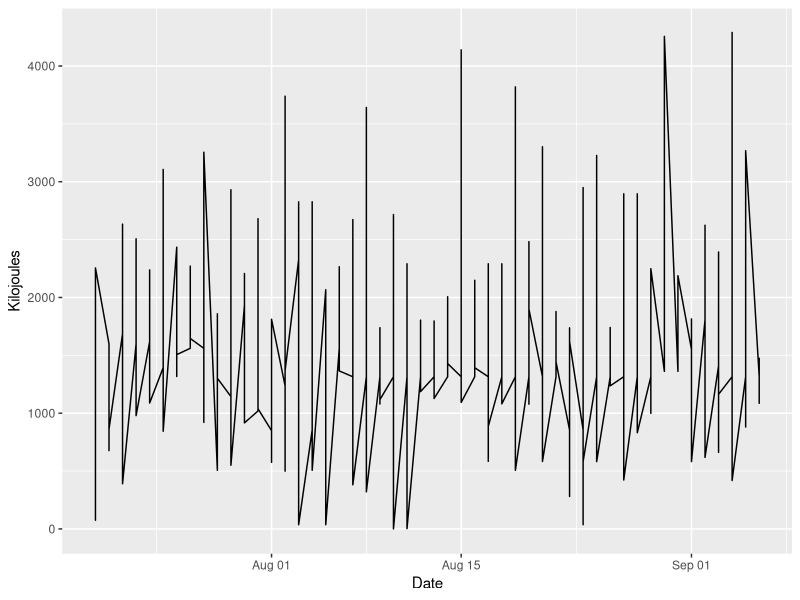
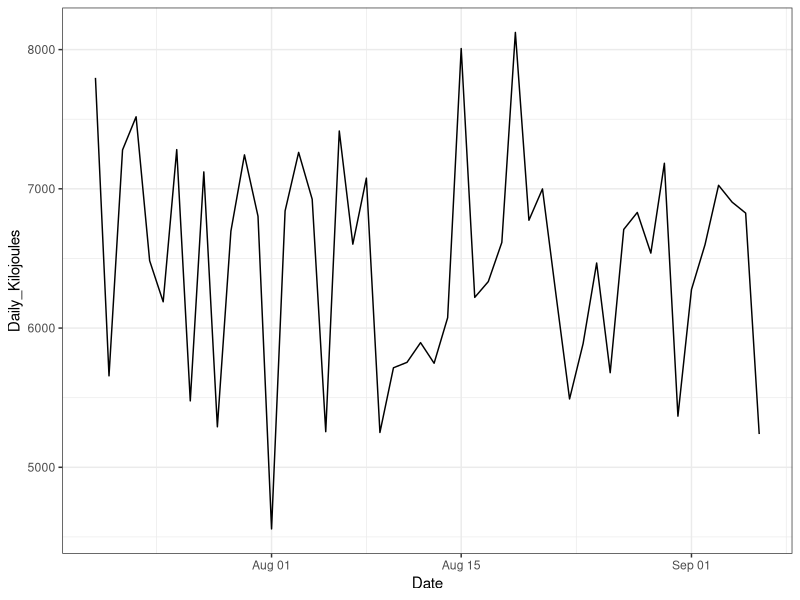
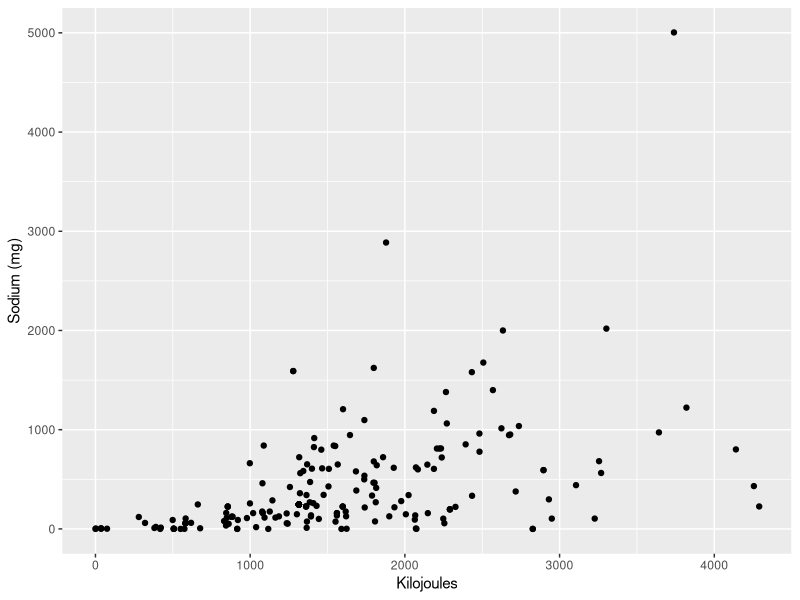
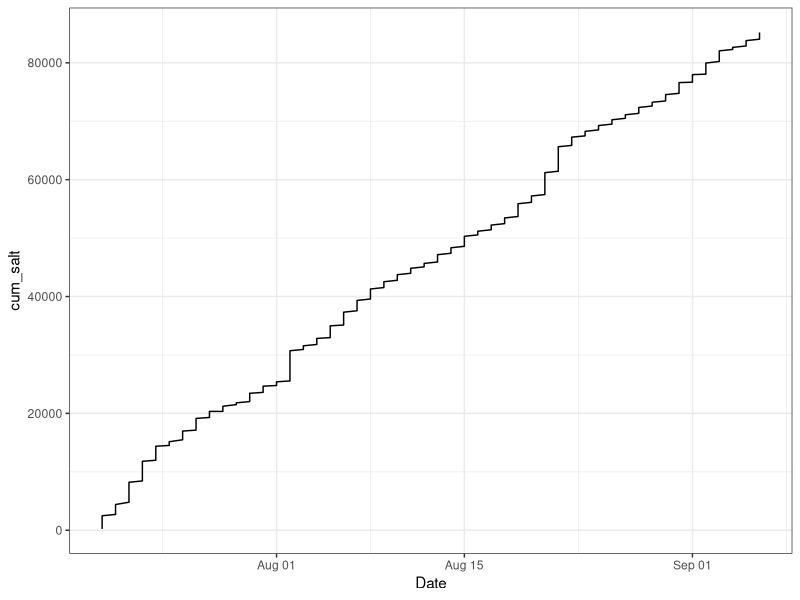
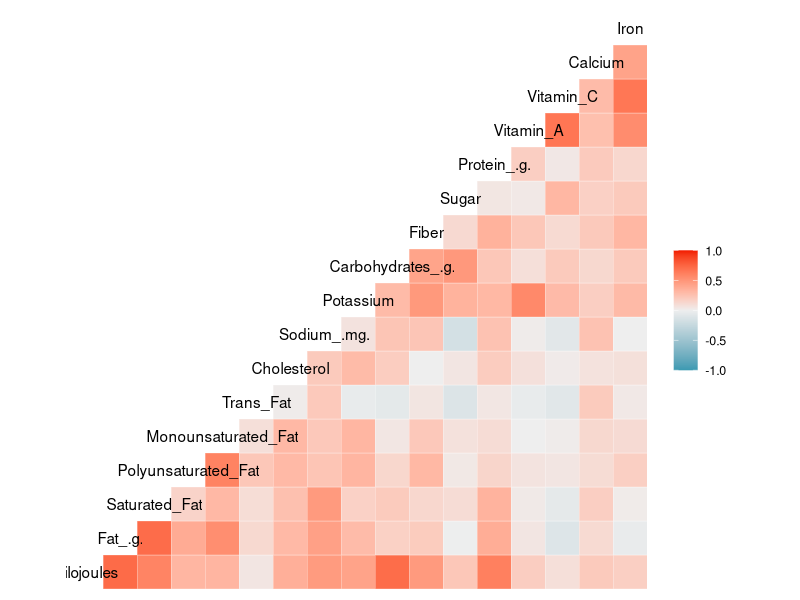
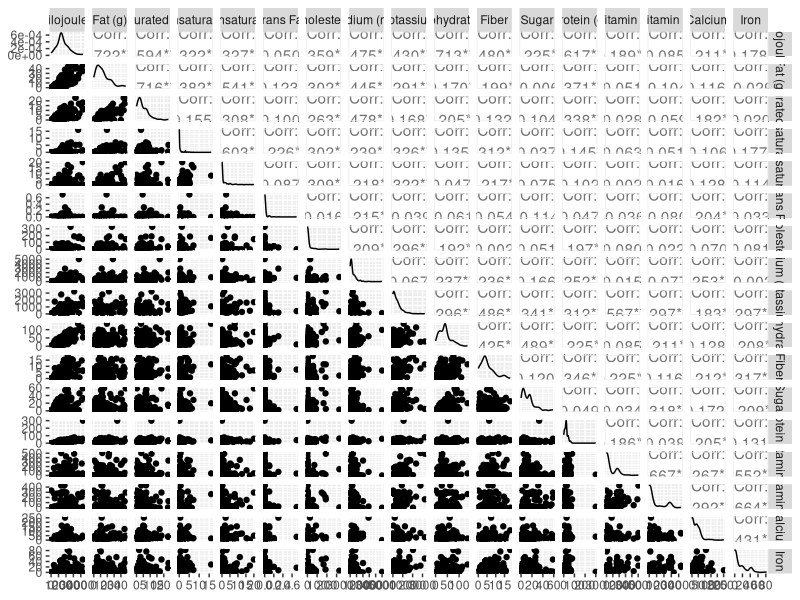
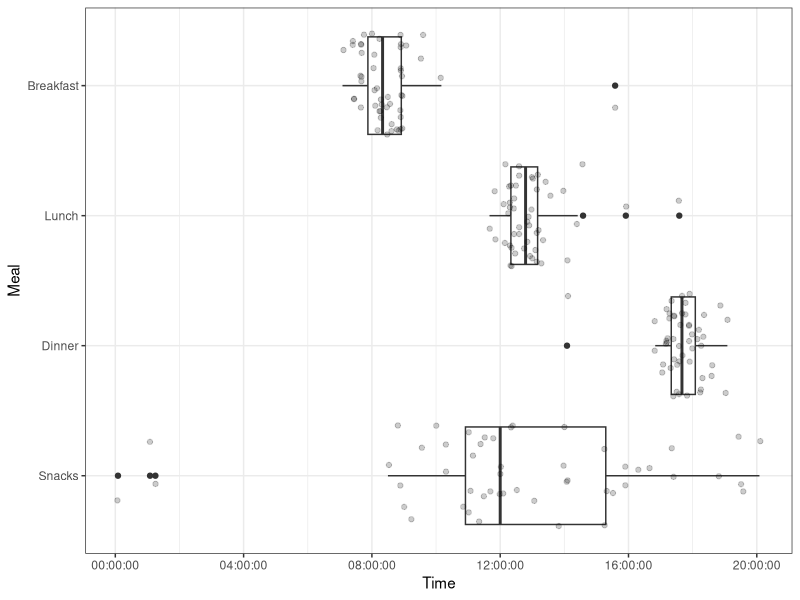
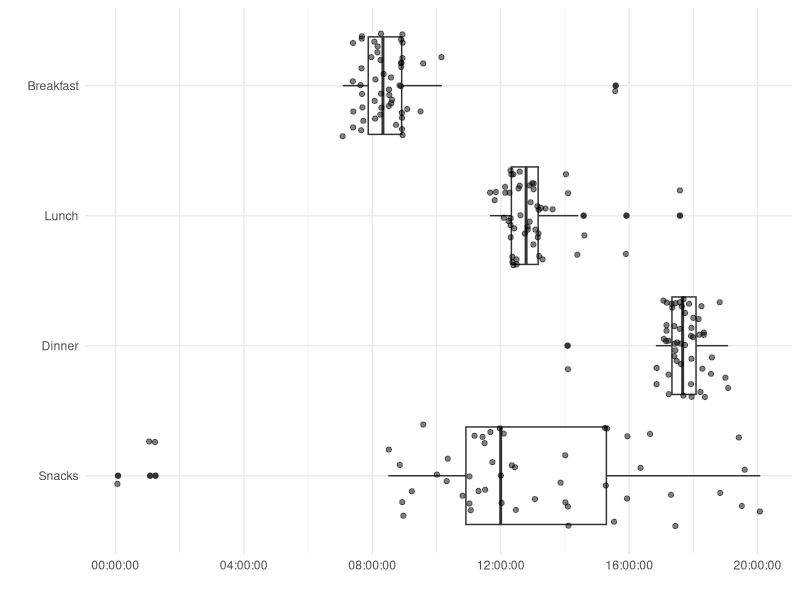

These figures' R source, in order:
## ---- chunk 1

install.packages("GGally")
install.packages("svglite")
## ---- chunk 2
# Packages
library(tidyverse)
library(GGally)
library(svglite)

## ---- chunk 3
exercise <- read_csv("data/Exercise-Summary-2021-07-19-to-2021-09-06.csv")
measurement <- read_csv("data/Measurement-Summary-2021-07-19-to-2021-09-06.csv")
nutrition <- read_csv("data/Nutrition-Summary-2021-07-19-to-2021-09-06.csv")
## ---- chunk 4
# Inspect nutrition file

glimpse(nutrition)
## ---- chunk 5
# Visualise
ggplot(data = nutrition, aes(x = Date, y = Kilojoules)) +
  geom_line()
## ---- chunk 6

# Pre-process
kj_by_day <- nutrition %>%
  group_by(Date) %>%
  summarise(Daily_Kilojoules = sum(Kilojoules, na.rm = FALSE))

# Visualise
ggplot(data = kj_by_day, aes(x = Date, y = Daily_Kilojoules)) +
  geom_line() +
  theme_bw()

## ---- chunk 7
glimpse(nutrition)
## ---- chunk 8
salt_analysis <- nutrition %>%
  select(Kilojoules, `Sodium (mg)`)

# Visualise 

ggplot(data = nutrition, aes(x = Kilojoules, y = `Sodium (mg)`)) +
  geom_point()
## ---- chunk 9
cum_salt <- nutrition %>%
  select(Date, `Sodium (mg)`) %>%
  mutate(cum_salt = cumsum(`Sodium (mg)`))
## ---- chunk 10
ggplot(data = cum_salt, aes(x = Date, y = cum_salt)) +
  geom_line() +
  theme_bw()
## ---- chunk 11
ggcorr(nutrition)
## ---- chunk 12
nutrition_numeric <- nutrition %>%
  select(- c(Date, Meal, Time, Note))

ggpairs(nutrition_numeric)
## ---- chunk 13
ggplot(data = nutrition %>%
         mutate(Meal = fct_relevel(Meal,"Snacks", "Dinner", "Lunch", "Breakfast")), aes(x = Time, y = Meal)) +
  geom_boxplot() +
  geom_point(position = "jitter", alpha = 0.2) +
  theme_bw()
  
## ---- chunk 14
# Re-order factors

ggplot(data = nutrition %>%
         mutate(Meal = fct_relevel(Meal,"Snacks", "Dinner", "Lunch", "Breakfast")), aes(x = Time, y = Meal)) +
  geom_boxplot() +
  geom_point(position = "jitter", alpha = 0.5) +
  theme_minimal() +
  labs(x = "",
       y = "")



## ---- chunk 15
quantile_kj <- quantile(nutrition$Kilojoules,c(0,1/3,2/3,1))
## ---- chunk 16


nutrition <- nutrition %>%
  mutate(KJ_quantile = cut(Kilojoules, breaks = quantile_kj, labels=c("small","medium","big")),
         KJ_score = ifelse(KJ_quantile == "small", 1,
                           ifelse(KJ_quantile == "medium", 2, 3)))

nutrition$KJ_score <- as.integer(nutrition$KJ_score)
## ---- chunk 17
ggplot(data = nutrition %>%
         mutate(Meal = fct_relevel(Meal,"Snacks", "Dinner", "Lunch", "Breakfast")), aes(x = Time, y = Meal, col = KJ_score, size = Kilojoules)) +
  geom_boxplot() +
  geom_point(position = "jitter", alpha = 0.4) +
  theme_minimal() +
  theme(legend.position = "none") +
  labs(x = "",
       y = "") +
scale_color_gradient(low="#6c5d3f", high="#ffc700")

ggsave("fig1.svg")

## ---- chunk 18
ggplot(data = cum_salt, aes(x = Date, y = cum_salt)) +
  geom_line() +
  theme_minimal() +
  labs(x = "",
       y = "")

ggsave("fig2.png")
## ---- chunk 19

# Pre-process
kj_by_day <- nutrition %>%
  group_by(Date) %>%
  summarise(Daily_Kilojoules = sum(Kilojoules, na.rm = FALSE))

# Visualise
ggplot(data = kj_by_day, aes(x = Date, y = Daily_Kilojoules)) +
  geom_point() +
  geom_smooth(col = "#ffc700", method = "lm") +
  theme_minimal() +
  ylim(0, 10000) +
  labs(x = "", y = "")

ggsave("fig3.png")
